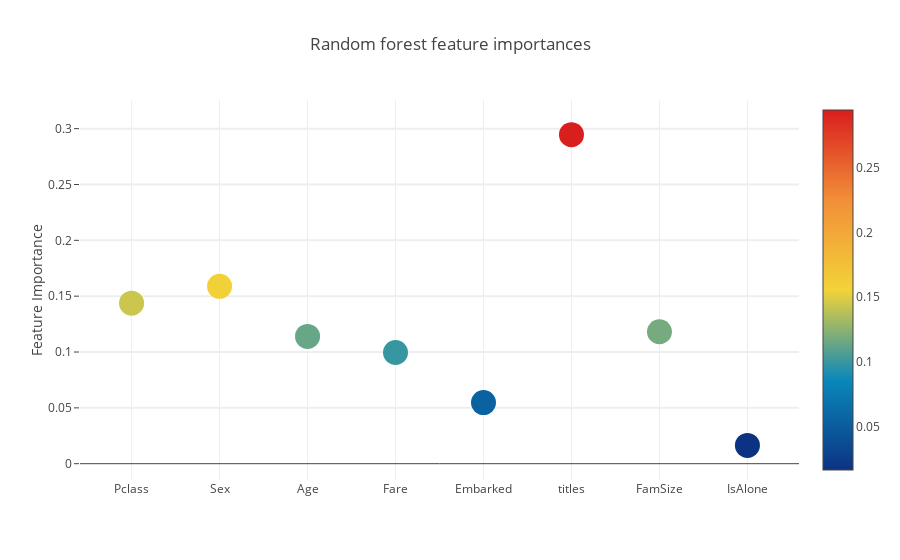

The notebook cell saved with this chart:
### Code cell
trace = go.Scatter(
    y = feature_df['Random forest feature importances'].values,
    x = feature_df['features'].values,
    mode = 'markers',
    marker = dict(
        sizemode = 'diameter',
        sizeref = 1,
        size = 25,
        color = feature_df['Random forest feature importances'].values,
        colorscale = 'Portland',
        showscale = True
    ),
    text = feature_df['features'].values
)

data = [trace]

layout = go.Layout(
    autosize = True,
    title = 'Random forest feature importances',
    hovermode = 'closest',
    yaxis = dict(
        title = 'Feature Importance',
        ticklen = 5,
        gridwidth = 2
    ),
    showlegend = False
)
fig = go.Figure(data=data, layout=layout)
py.iplot(fig, filename='Scatter Plot')

### Figure 1 — Plotly figure (JSON) as saved in the notebook; plotly's stock layout.template omitted (floating-point values rounded to 4 significant figures)
{"data": [{"marker": {"color": [0.1437, 0.1588, 0.1139, 0.09956, 0.05474, 0.2946, 0.1181, 0.01641], "colorscale": "Portland", "showscale": true, "size": 25, "sizemode": "diameter", "sizeref": 1}, "mode": "markers", "text": ["Pclass", "Sex", "Age", "Fare", "Embarked", "titles", "FamSize", "IsAlone"], "type": "scatter", "uid": "6a58e6ff-2bf1-4f3c-afd1-09fa75649200", "x": ["Pclass", "Sex", "Age", "Fare", "Embarked", "titles", "FamSize", "IsAlone"], "y": [0.1437, 0.1588, 0.1139, 0.09956, 0.05474, 0.2946, 0.1181, 0.01641]}], "layout": {"autosize": true, "hovermode": "closest", "showlegend": false, "title": {"text": "Random forest feature importances"}, "yaxis": {"gridwidth": 2, "ticklen": 5, "title": {"text": "Feature Importance"}}}}
